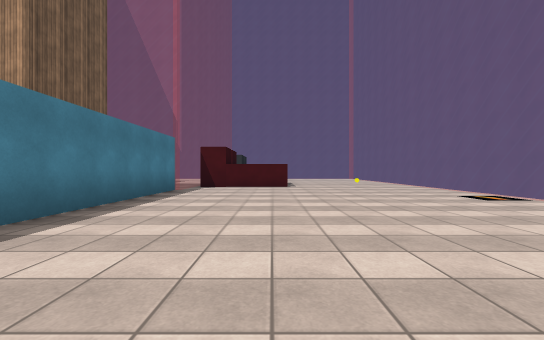
View 1 (above)

12 first-person views from a walk through a Unity game level. The camera is 1.2 m above the floor, looks level and sees 90° across. The floor is counted in squares, 2 m on a side. Each view is taken from the middle of a square. On the plan, view 1 faces up. The plan holds only what a view shows up to about 9 squares ahead; the rest is blank. The place goes on beyond the plan. The player is left out. Some surface patterns are stand-ins.

View 2
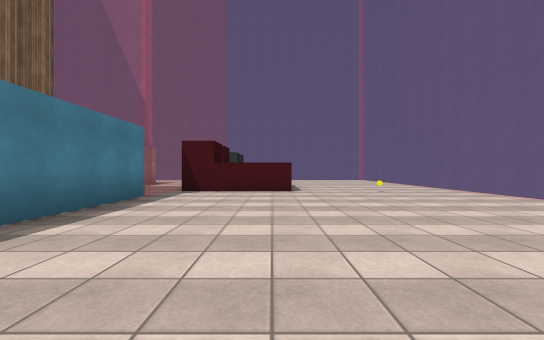

View 3
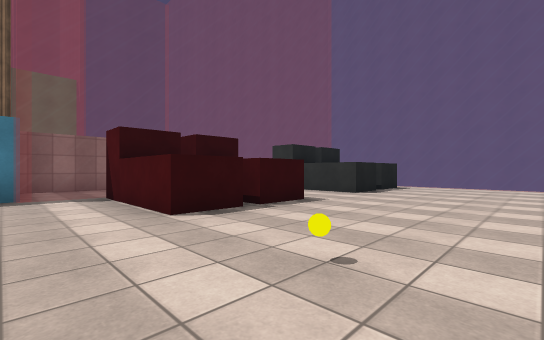

View 4
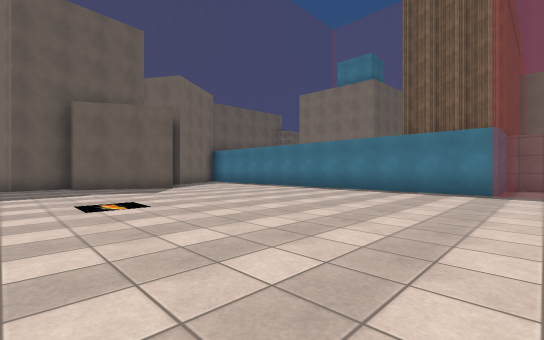

View 5
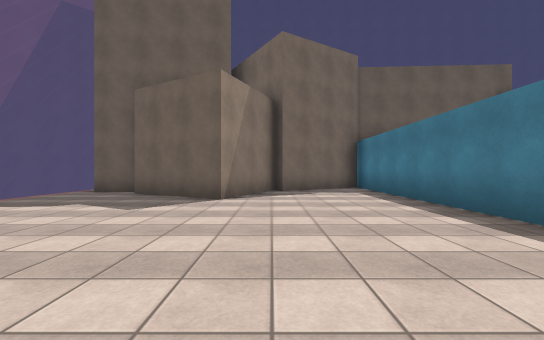

View 6
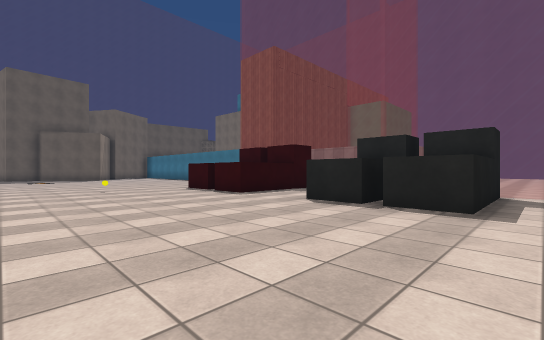

View 7
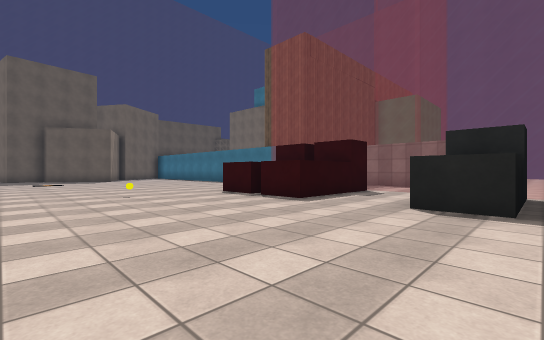

View 8
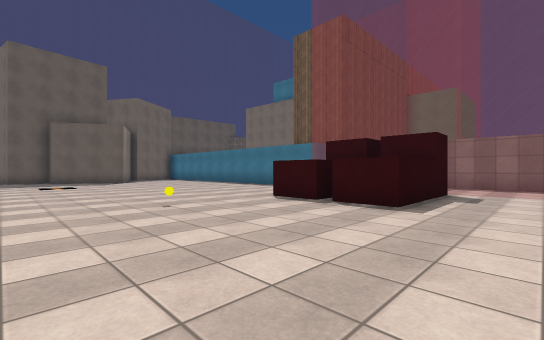

View 9
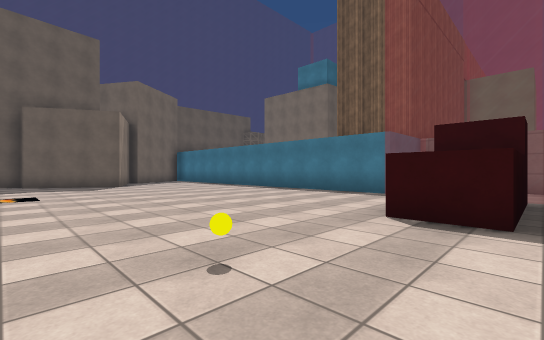

View 10
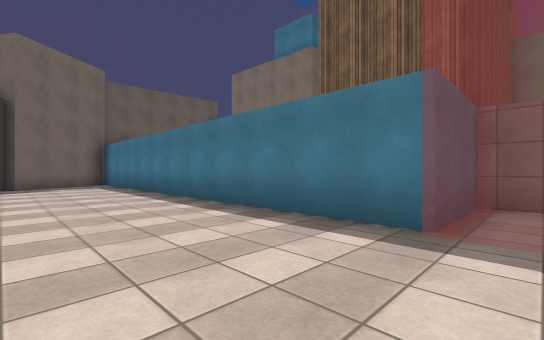

View 11
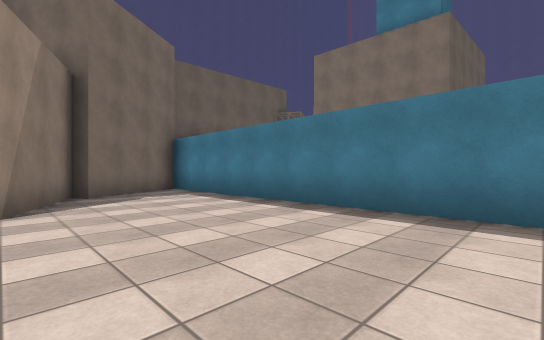

View 12
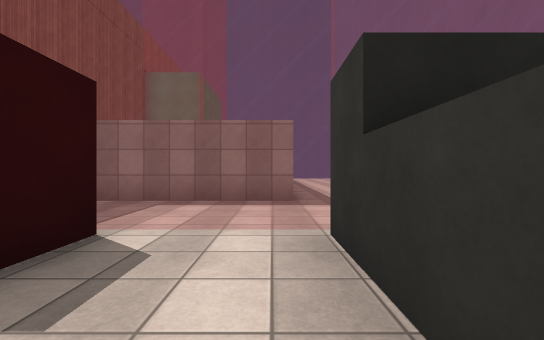

### Floor plan
Key: @ floor where view 1 was taken; # wall or solid block; . floor; / step, stairs or slope; = window, fence, low wall or low ledge; B yellow ball; L block.
Columns run from 5 left of view 1 to 5 right of it. Each row starts with its distance up from view 1.
 18 ===........
 17  .=L##.....
 16  .=L##.....
 15  .=L##.....
 14 #.=........
 13 #.=........
 12 #.=L##.....
 11 #.=........
 10 #.=L##.....
  9 #.=.....B..
  8 ###........
  7   #........
  6   #........
  5   #....../.
  4   #........
  3   #........
  2   #........
  1   #........
  0   #..@##...
 -1   #...###..
 -2   #.### ##=
 -3   ###    ##

Positions as (right, up) in squares from view 1, and headings:
1: (0, 0), facing up
2: (0, 2), facing up
3: (4, 8), facing up-left
4: (5, 9), facing down-left
5: (0, 6), facing down
6: (5, 18), facing down-left
7: (5, 16), facing down-left
8: (5, 14), facing down-left
9: (4, 11), facing down-left
10: (0, 9), facing down-left
11: (1, 5), facing down-left
12: (0, 14), facing left
